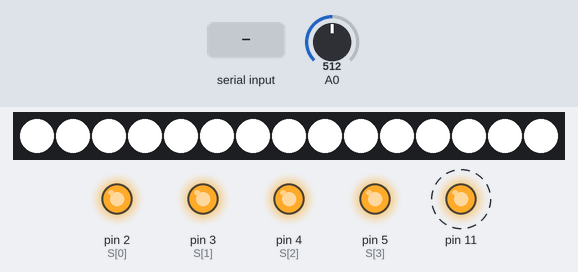
Bench run of a sketch on a simulated Arduino Uno, built with avr-gcc and run on an emulated ATmega328P. Parts: 15 RGB LEDs in strip order, left to right, output pins drawn as LEDs (lit = HIGH). Dashed ring = blinking. The inputs (shaded band) are chosen by the test bench; at power-on: A0 = 512. What the sketch prints to the serial monitor is not drawn.

Above: at 1.2 s.
1.3 s: "1" received over Serial
At 3.8 s:
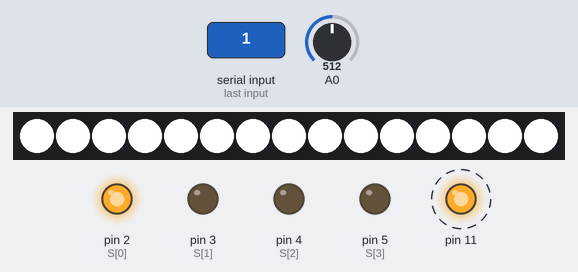
5.4 s: "0" received over Serial
At 7.8 s:
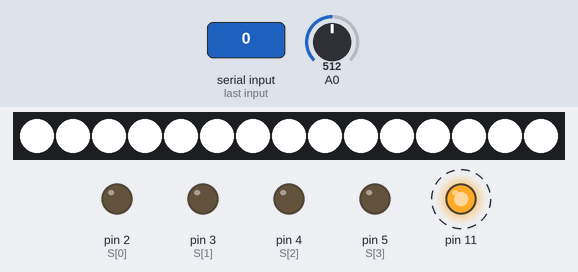
9.5 s: "2" received over Serial
At 11.4 s:
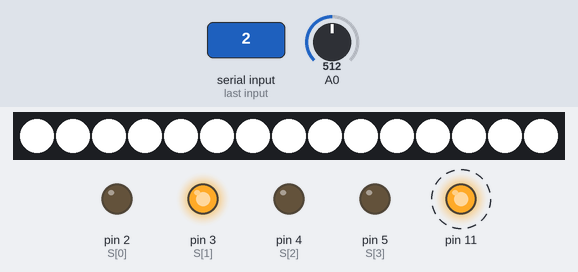
Timing chart, 0 to 20.5 s (numbered marks = the images above; inputs shaded):
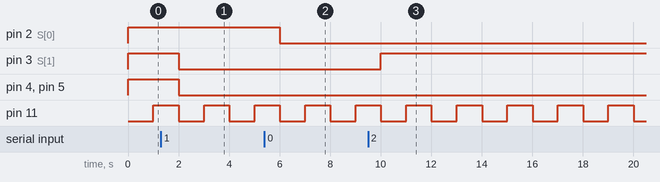

The sketch:

line_tester.ino
```cpp
//#include <rp2040_pio.h>
#include <Adafruit_NeoPixel.h>
#include <math.h>

#define DEV_NUM 16
#define TO_INT 1000
#define AIR_TH 100
#define LINE_TH 400
#define BRIGHTNESS (255) // 0-255

float unit_theta[DEV_NUM] = {0,PI/8,PI/4,3*PI/8,PI/2,5*PI/8,3*PI/4,7*PI/8,PI,9*PI/8,5*PI/4,11*PI/8,3*PI/4,13*PI/8,7*PI/4,15*PI/8};
int unit_cos[DEV_NUM];
int unit_sin[DEV_NUM];
int air_th[DEV_NUM] = {100,100,100,100,100,100,100,100,100,100,100,100,100,100,100,100};
int line_th[DEV_NUM] = {400,400,400,400,400,400,400,400,400,400,400,400,400,400,400,400};
int unit_index[DEV_NUM] = {0,1,2,3,4,5,6,7,8,9,10,11,12,13,14,15};
int S[4] = {2,3,4,5};

int line_val[DEV_NUM];
int line_x;
int line_y;
byte now_theta;
short air_flag = 0;
short line_flag = 0;

const int DIN_PIN = 6; // D6
const int LED_COUNT = 15; // LEDの数

Adafruit_NeoPixel pixels(LED_COUNT, DIN_PIN, NEO_GRB + NEO_KHZ800);

void setup() {
  Serial.begin(115200);
  for(short i = 0;i < DEV_NUM;i++){
    unit_cos[i] = cos(unit_theta[i])*TO_INT;
    unit_sin[i] = sin(unit_theta[i])*TO_INT;
  }
  for(int i = 0;i < 4;i++)pinMode(S[i],OUTPUT);
  pinMode(11,OUTPUT);
  pinMode(A0,INPUT);
  pixels.begin();
  pixels.clear();
  for (int i = 0;i < 15;i++) {
   pixels.setPixelColor(i, pixels.Color(255, 255, 255)); // 0番目の色を変える
  }
  pixels.setBrightness(BRIGHTNESS);
  for(int i = 0;i < 5;i++)pixels.show();//*/
}

int val;
int i = 15;
int temp;
bool flag = false;

void loop() {
  while(true){
    //pixels.show();
    //for(byte i = 0;i < DEV_NUM;i++){
      //Serial.println(Serial.read() - 48);
  //シリアル通信で最後書き込んだ数値に対応したポートの値を表す
  while(Serial.available() > 0){
    i = Serial.read();
    /*
    temp = Serial.read() - 48;
    if(temp != -38)
      if(temp < 10)i = temp;
      else i = temp - 7;*/

  //Serial.println(i);
  }
    if(flag){
      flag = false;
      digitalWrite(11,HIGH);
    }else{
      flag = true;
      digitalWrite(11,LOW);
    }
      /*//デジタル2
      if(i & (1<<0))digitalWrite(2,HIGH);
      else digitalWrite(2,LOW);
      //デジタル3
      if(i & (1<<1))digitalWrite(3,HIGH);
      else digitalWrite(3,LOW);
      //デジタル4
      if(i & (1<<2))digitalWrite(4,HIGH);
      else digitalWrite(4,LOW);
      //デジタル5
      if(i & (1<<3))digitalWrite(5,HIGH);
      else digitalWrite(5,LOW);
      //*/PORTD = i<<2;
      val = analogRead(A0);
      //Serial.println(i);
      //val = 100;
      sendIntData(val); // int型データの送信
      //Serial.write(val);
      delay(1000);
      /*
      if(line_val < air_th[i])air_flag++;
      else if(line_th[i] < line_val){
        line_flag++;
        line_x += unit_cos[i];
        line_y += unit_sin[i];
      }
    }

    now_theta = (byte)(map(atan2(line_y,line_x)*TO_INT,-PI*TO_INT,PI*TO_INT,1,254));

    if(line_flag == 0)Serial.write(0);
    else if(air_flag > 5)Serial.write(255);
    else Serial.write(now_theta);
   */
  }

}


//from https://kougaku-navi.hatenablog.com/entry/20140501/p1
// int型のデータを送信する関数
void sendIntData(int value) {
  Serial.write('H'); // ヘッダの送信
  Serial.write(lowByte(value)); // 下位バイトの送信
  Serial.write(highByte(value)); // 上位バイトの送信
}
```

Measured:
- after the input at 1.3 s, pin 3 (S[1]), pin 4 (S[2]), pin 5 (S[3]): HIGH → LOW after 0.71 s
- after the input at 5.4 s, pin 2 (S[0]): HIGH → LOW after 0.61 s
- after the input at 9.5 s, pin 3 (S[1]): LOW → HIGH after 0.51 s
- by itself, pin 11: alternates HIGH for 1.0 s and LOW for 1.0 s
